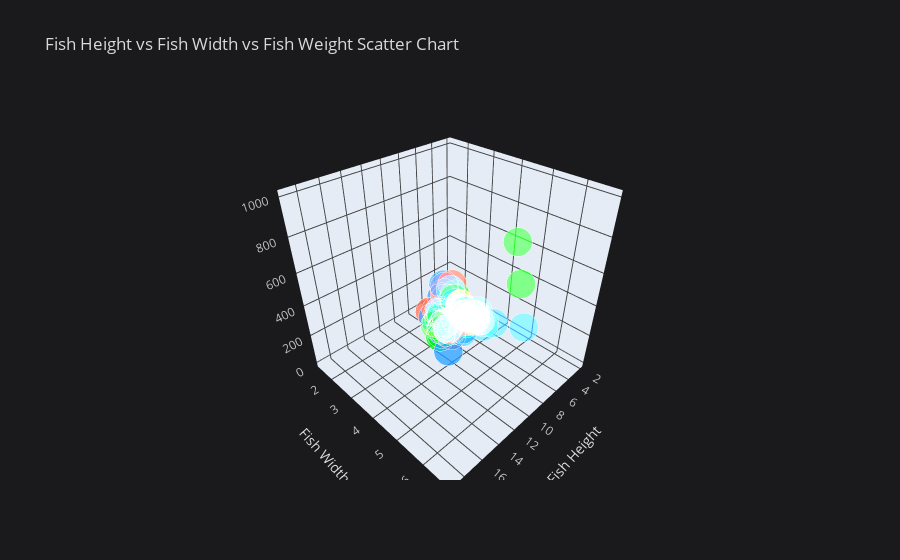

The cell this chart's notebook holds for it:
### Code cell
df[:100].iplot(kind="scatter3d", x="Height", y="Width",z="Weight", size=20,
              colors=["dodgerblue", "lime", "tomato"],
              xTitle="Fish Height", yTitle="Fish Width",
              title="Fish Height vs Fish Width vs Fish Weight Scatter Chart")
